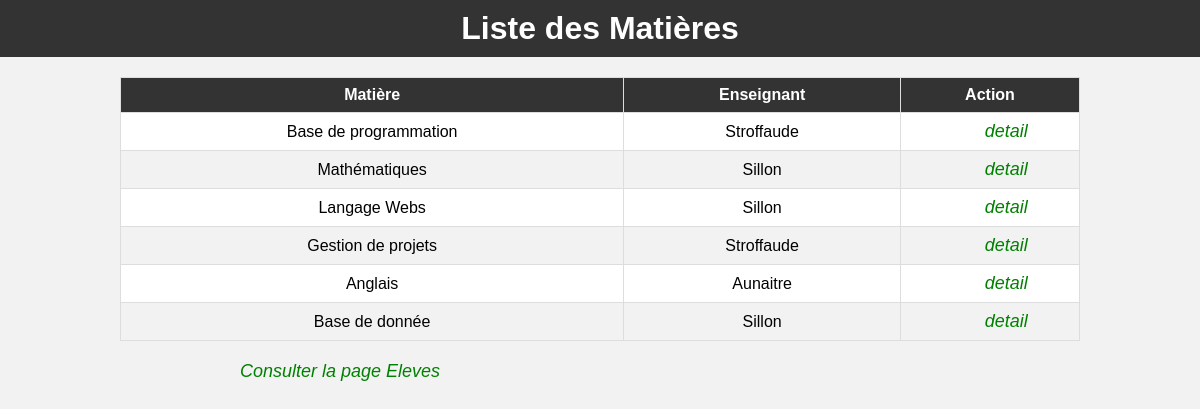
The page /notes/matieres on the database its author committed.
### Notes/models.py (models this page shows, shortened)
class Matiere(models.Model):
    nom = models.CharField(max_length=50, unique=True)
    enseignant= models.ForeignKey(Enseignant, on_delete=models.CASCADE)
    class Meta:
        verbose_name_plural = "Matières"

class Personne(models.Model):
    nom = models.CharField(max_length=50)
    prenom = models.CharField(max_length=50)
    sexe = models.CharField(choices=[("M", "Masculin"),("F","Féminin")],  max_length=50)
    date_naissance = models.DateField()
    class Meta:
        abstract = True

class Enseignant(Personne):
    pass
    class Meta:
        verbose_name_plural = "Enseignants"

### Notes/views.py (the view)
# urls.py: path('matieres', views.matieres, name='matieres'),
def matieres(request):
    matieres = Matiere.objects.all()
    return render(request, 'notes/liste_matiere.html', {'matieres':matieres})

### Notes/templates/notes/liste_matiere.html (shortened to what this page needs)
<!DOCTYPE html>
<html lang="en">
<head>
</head>
<body>
    <header>
        <h1>Liste des Matières</h1>
    </header>
    <table>
        <thead>
            <tr>
                <th>Matière</th>
                <th>Enseignant</th>
                <th>Action</th>
            </tr>
        </thead>
        <tbody>
            {% for matiere in matieres %}
            <tr>
                <td>{{ matiere.nom }} </td>
                <td>{{ matiere.enseignant.nom }} </td>
                <td><a href="{% url 'notes:matieres' %}/{{ matiere.id }}">detail</a></td>
            </tr>
            {% endfor%}
        </tbody>
    </table>
    <a href="{% url 'notes:eleves'%}">Consulter la page Eleves</a>
</body>
</html>

### Notes/templates/notes/liste_matiere.html (style rules this page uses)
body { font-family: Arial, sans-serif; margin: 0; padding: 0; background-color: #f2f2f2; }
header { background-color: #333; color: #fff; text-align: center; padding: 10px; }
h1 { margin: 0; }
table { width: 80%; margin: 20px auto; border-collapse: collapse; background-color: #fff; }
th, td { border: 1px solid #ddd; padding: 8px; text-align: center; }
th { background-color: #333; color: #fff; }
tr:nth-child(even) { background-color: #f2f2f2; }
a { text-decoration: none; margin-left: 20%; color: green; font-weight: 200; font-style: italic; font-size: 18px; }

### rows shown on the page
Matiere: nom "Base de programmation", enseignant.nom "Stroffaude"
Matiere: nom "Mathématiques", enseignant.nom "Sillon"
Matiere: nom "Langage Webs", enseignant.nom "Sillon"
Matiere: nom "Gestion de projets", enseignant.nom "Stroffaude"
Matiere: nom "Anglais", enseignant.nom "Aunaitre"
Matiere: nom "Base de donnée", enseignant.nom "Sillon"
